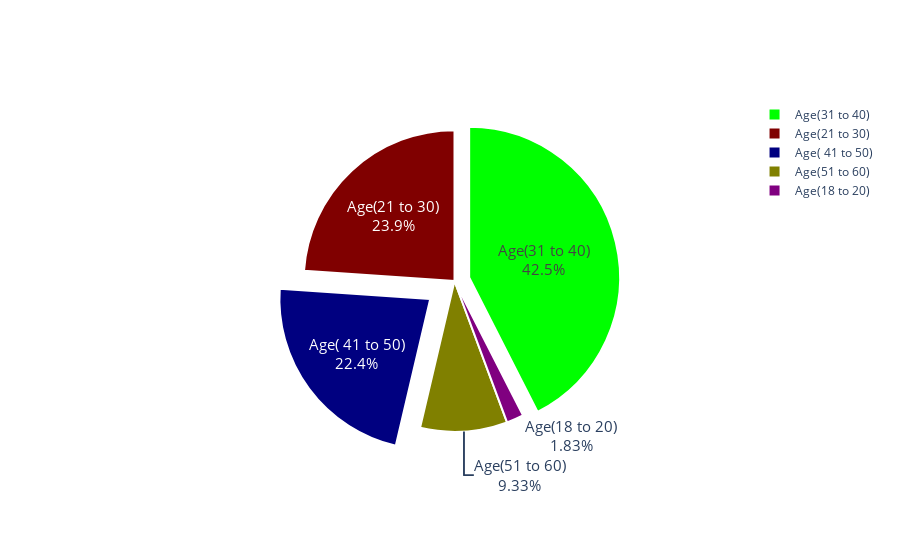

The notebook cell this image was saved under:
### Code cell
colors= ['lime',' maroon','navy', 'olive', 'purple']
fig= go.Figure(data=[go.Pie(labels=['Age(31 to 40)','Age(21 to 30)','Age( 41 to 50)',
                                    'Age(51 to 60)','Age(18 to 20)', 
                                   ],
                            values=data['Age'].value_counts())])

fig.update_traces(hoverinfo='label+percent', textfont_size=15,
                 textinfo='label+percent', 
                  pull=[0.1,0,0.2,0,0],
                 marker=dict(colors=colors, line=dict(color='#FFFFFF', 
                                                      width=2)))

fig

### Figure 1 — Plotly figure (JSON) as saved in the notebook; plotly's stock layout.template omitted (floating-point values rounded to 4 significant figures)
{"data": [{"hoverinfo": "label+percent", "labels": ["Age(31 to 40)", "Age(21 to 30)", "Age( 41 to 50)", "Age(51 to 60)", "Age(18 to 20)"], "marker": {"colors": ["lime", " maroon", "navy", "olive", "purple"], "line": {"color": "#FFFFFF", "width": 2}}, "pull": [0.1, 0, 0.2, 0, 0], "textfont": {"size": 15}, "textinfo": "label+percent", "type": "pie", "values": [510, 287, 269, 112, 22]}], "layout": {}}
